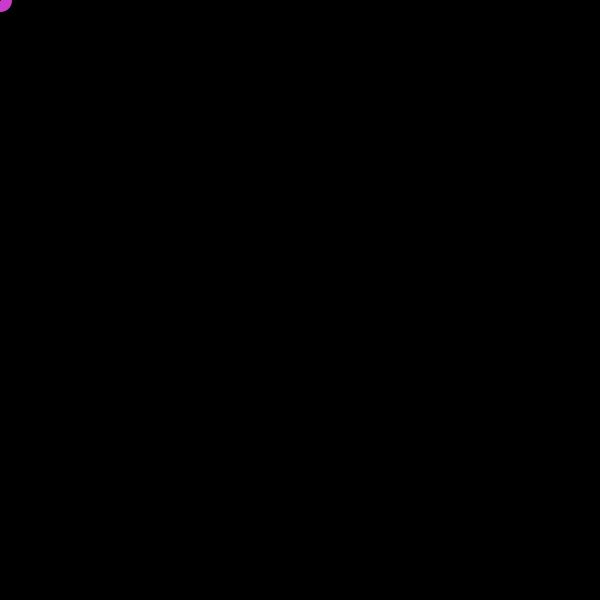
Frame 1 (no input)
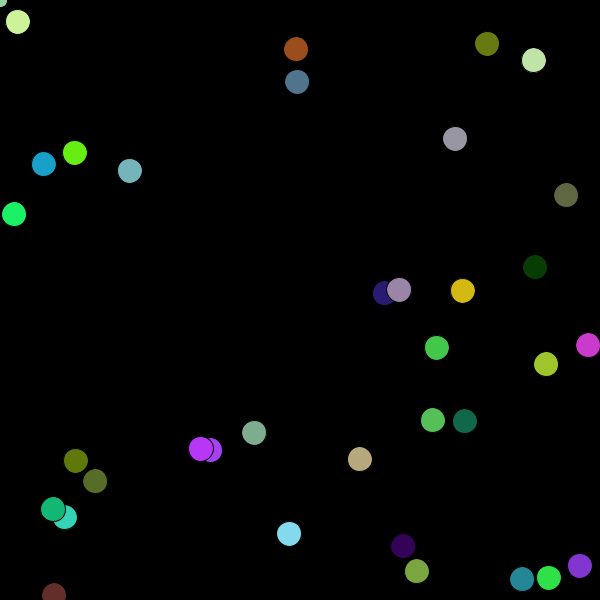
Frame 60 (the mouse pressed at the canvas centre just before this capture)
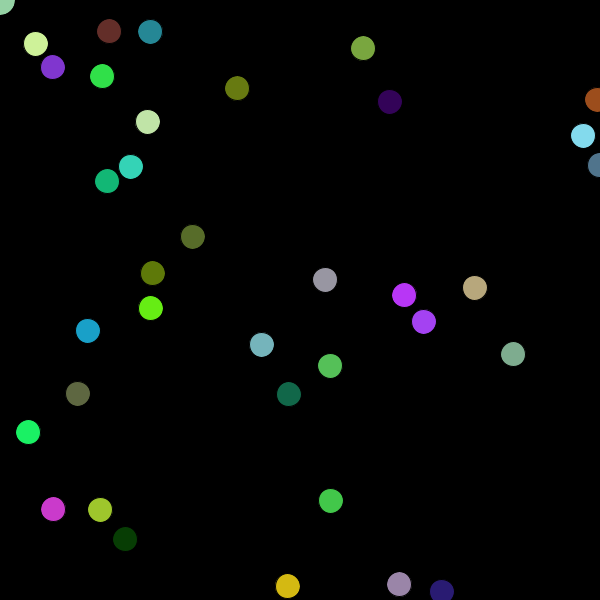
Frame 120 (the mouse held since frame 60 and released just before this capture)

The Processing sketch that drew these frames (run headless with seeded random() and noise(); from frame 60 on, the mouse is pressed at the canvas centre):

// Processing sketch: Chain_Reacts
// ── Chain_Reacts.pde
Ball[] ballArray = new Ball[36];

void setup() {
  size(600, 600);
  for (int i=0; i<ballArray.length; i++) {
    ballArray[i] = new Ball();
  }
  mouseClicked();
}

void draw() {
  background(0);
  for (int i=0; i<ballArray.length; i++) {
    ballArray[i].drawBall();
    
    if(i<ballArray.length-1) {
    ballArray[i].moveBall();
    }
  }
  
}

void mouseClicked() {
  Ball b = new Ball(mouseX, mouseY);
  //b.drawBall();
  ballArray[ballArray.length-1]=b;
  b.drawBall();
}

// ── Ball.pde
class Ball {

  final static int MOVING = 0;
  final static int GROWING = 1;
  final static int SHRINKING = 2;
  final static int DEAD = 3;
  
  final float CHANGE_FACTOR = .25;
  final float MAX_RADIUS = 50;
  
  color ballColor;
  float rad;
  float speedx;
  float speedy;
  float xpos;
  float ypos;
  int state;

  Ball() { 
    ballColor= color(random(0, 255), random(0, 255), random(0, 255));  
    speedx=random(0, 15);
    speedy=random(0, 15);
    rad = 25;
    state = 0;
  }
  
  Ball(float xcor, float ycor) {
    this();
    xpos = xcor;
    ypos = ycor;
    rad = 0;
    state = 1;
  }

  void moveBall() {
    xpos+=speedx;
    ypos+=speedy;
    if (xpos>600 || xpos<0) {
      speedx=-speedx;
    }
    if (ypos>600 || ypos<0) {
      speedy=-speedy;
    }
  }

  void drawBall() {
    
    if(this.state==1) {
        if(rad==MAX_RADIUS) {
          this.state=2;
        }
        fill(ballColor);
        ellipse(xpos,ypos,rad,rad);
        
        rad+=CHANGE_FACTOR;
      }
     else if(state==2) {
       if(rad<0) {
         state=3;
       }
       fill(ballColor);
        ellipse(xpos,ypos,rad,rad);
        
        rad-=CHANGE_FACTOR;
     }
    else {
    fill(ballColor);
    ellipse(xpos, ypos, rad, rad);
    
    }
  }
}
